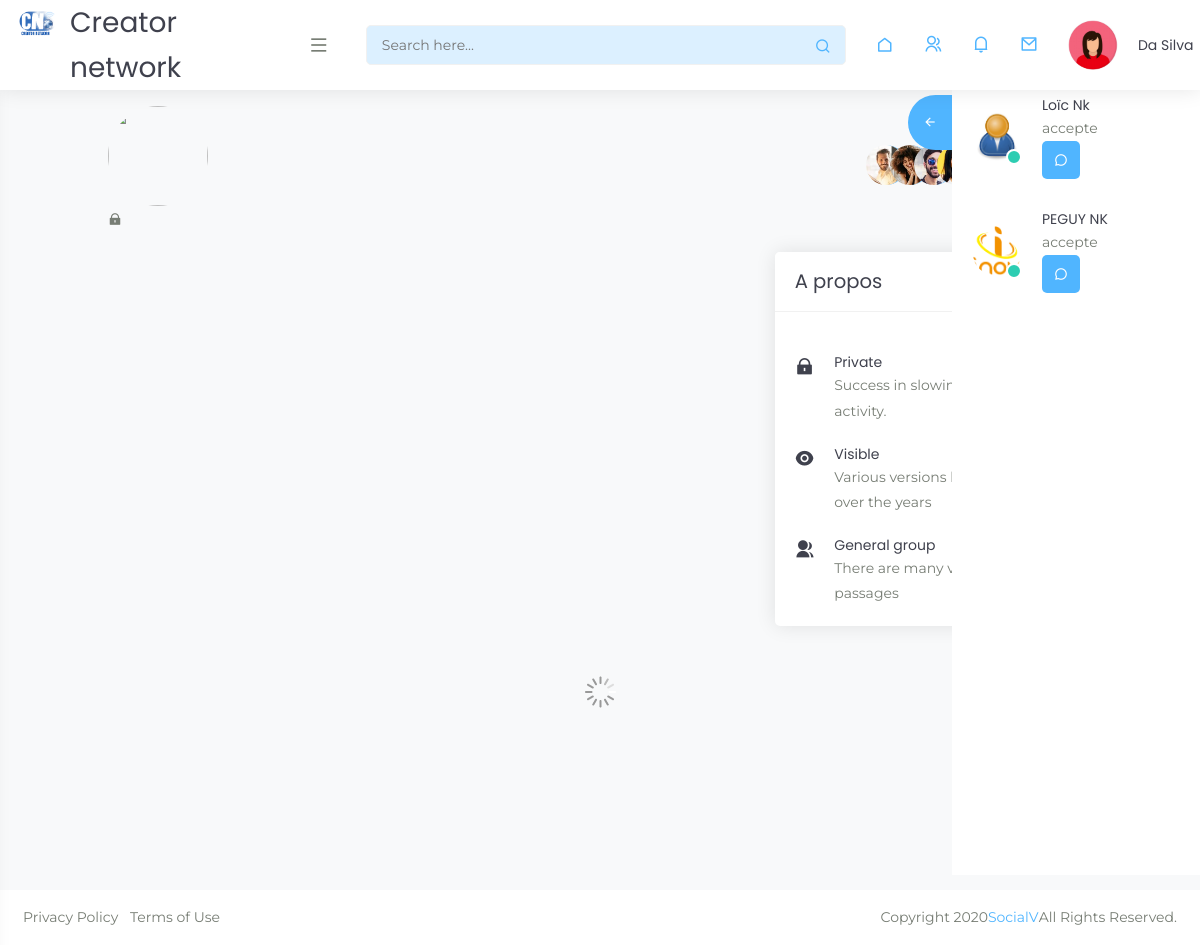
The app's page /userdetails.php (signed in) with its own data.
### tables this page shows
CREATE TABLE IF NOT EXISTS `demandes_amitie` (
  `id` int NOT NULL AUTO_INCREMENT,
  `id_demandeur` int NOT NULL,
  `id_destinataire` int NOT NULL,
  `statut` enum('en_attente','accepte','refuse') DEFAULT 'en_attente',
  `date_creation` datetime DEFAULT CURRENT_TIMESTAMP,
  PRIMARY KEY (`id`),
  KEY `id_demandeur` (`id_demandeur`),
  KEY `id_destinataire` (`id_destinataire`),
  CONSTRAINT `demandes_amitie_ibfk_1` FOREIGN KEY (`id_demandeur`) REFERENCES `createurs` (`id_user`),
  CONSTRAINT `demandes_amitie_ibfk_2` FOREIGN KEY (`id_destinataire`) REFERENCES `createurs` (`id_user`)
);

CREATE TABLE IF NOT EXISTS `createurs` (
  `id_user` int NOT NULL AUTO_INCREMENT,
  `nom` varchar(100) NOT NULL,
  `email` varchar(100) NOT NULL,
  `motdepasse` varchar(255) NOT NULL,
  `bio` text,
  `date_inscription` timestamp NULL DEFAULT CURRENT_TIMESTAMP,
  `photo` text,
  `tel` int DEFAULT NULL,
  `role` varchar(50) DEFAULT NULL,
  PRIMARY KEY (`id_user`),
  UNIQUE KEY `email` (`email`)
);

### inc/Myfriend.php (the view, shortened to what this page needs)
 <?php
function recupererDemandesEmises($pdo, $id_utilisateur) {
   $sql = "SELECT d.*,photo, id_user, u.nom AS nom_destinataire
         FROM demandes_amitie d
         JOIN createurs u ON d.id_destinataire = u.id_user
         WHERE d.id_demandeur = :id_utilisateur";
   $stmt = $pdo->prepare($sql);
   $stmt->bindParam(':id_utilisateur', $id_utilisateur, PDO::PARAM_INT);
   $stmt->execute();
   return $stmt->fetchAll(PDO::FETCH_ASSOC);
}
$demandes_emises = recupererDemandesEmises($pdo, $_SESSION['user_id']);
 ?>
<div class="right-sidebar-mini right-sidebar">
     <div class="right-sidebar-panel p-0">
        <div class="card shadow-none">
           <div class="card-body p-0">
              <div class="media-height p-3" data-scrollbar="init">
               <?php if (count($demandes_emises) > 0): ?>
                  <?php foreach ($demandes_emises as $demande): ?>
                     <div class="d-flex align-items-center mb-4">
                        <div class="iq-profile-avatar status-online">
                           <img class="rounded-circle avatar-50" src="<?php echo $demande['photo'];?>" alt="">
                        </div>
                        <div class="ms-3">
                           <h6 class="mb-0"><?php echo htmlspecialchars($demande['nom_destinataire']); ?></h6>
                           <p class="mb-0"><?php echo htmlspecialchars($demande['statut']); ?></p>
                           <a href="sms.php?id=<?php echo $demande['id_user'];?>" class="btn btn-primary border-0 "><i class="ri-chat-3-line"></i></a>
                        </div>
                     </div>
                  <?php endforeach; ?>
               <?php else: ?>
                  <p>Aucune demande d'amitié émise.</p>
               <?php endif; ?>
              </div>
              <div class="right-sidebar-toggle bg-primary text-white mt-3">
                 <i class="ri-arrow-left-line side-left-icon"></i>
              </div>
           </div>
        </div>
     </div>
</div>

### records on screen
demandes_amitie: id_destinataire.photo (picture), id_destinataire.nom "Loïc Nk", statut "accepte"
demandes_amitie: id_destinataire.photo (picture), id_destinataire.nom "PEGUY NK", statut "accepte"

### other values on screen
$_SESSION['user_name'] "Da Silva"
